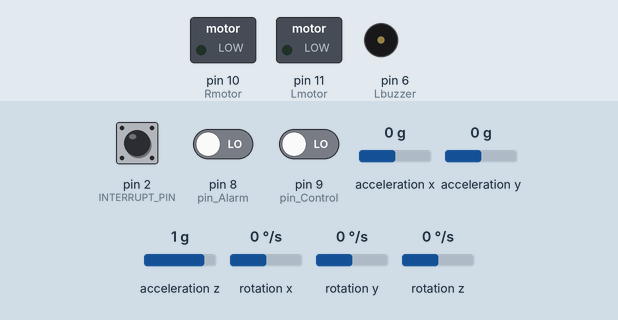
The sketch below on a simulated Arduino Uno, built with avr-gcc and run on an emulated ATmega328P. Shown: switched loads named in the sketch (green lamp = pin HIGH), buzzer (waves = sounding). Inputs (shaded band) come from the test bench; at power-on: pin 9 (pin_Control) LOW, pin 2 (INTERRUPT_PIN) LOW, pin 8 (pin_Alarm) LOW, acceleration x 0 g, acceleration y 0 g, acceleration z 1 g, rotation x 0 °/s, rotation y 0 °/s, rotation z 0 °/s. The sensor or clock chip raises its interrupt line as the real part does; what the sketch prints to the serial monitor is not drawn.

Above: at 1.7 s.
1.8 s: pin 9 (pin_Control) driven HIGH
At 2.4 s:
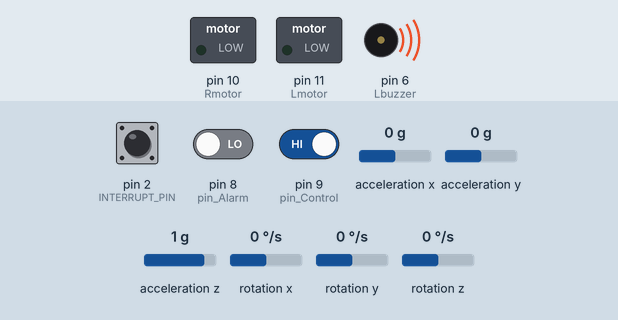
Timing chart, 0 to 10.8 s (numbered marks = the images above; inputs shaded):
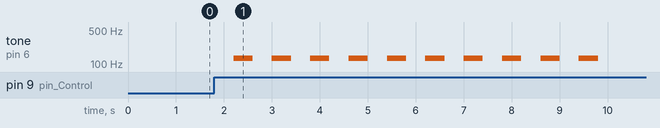

The sketch:

struct2.ino
```cpp
#include <LiquidCrystal_I2C.h>
#include <Wire.h>
#include "I2Cdev.h"

#include "MPU6050_6Axis_MotionApps20.h"

#if I2CDEV_IMPLEMENTATION == I2CDEV_ARDUINO_WIRE
    #include "Wire.h"
#endif

MPU6050 mpu;

#define OUTPUT_READABLE_YAWPITCHROLL
#define INTERRUPT_PIN 2  // use pin 2 on Arduino Uno & most boards

bool blinkState = false;


#define BUZZER_HERZ 131
#define PITCH_HERZ 500
#define YAW_HERZ 100
#define HEIGHT 500

bool dmpReady = false;  // set true if DMP init was successful
uint8_t mpuIntStatus;   // holds actual interrupt status byte from MPU
uint8_t devStatus;      // return status after each device operation (0 = success, !0 = error)
uint16_t packetSize;    // expected DMP packet size (default is 42 bytes)
uint16_t fifoCount;     // count of all bytes currently in FIFO
uint8_t fifoBuffer[64]; // FIFO storage buffer

Quaternion q;           // [w, x, y, z]         quaternion container
VectorInt16 aa;         // [x, y, z]            accel sensor measurements
VectorInt16 aaReal;     // [x, y, z]            gravity-free accel sensor measurements
VectorInt16 aaWorld;    // [x, y, z]            world-frame accel sensor measurements
VectorFloat gravity;    // [x, y, z]            gravity vector

float ypr[3];           // [yaw, pitch, roll]   yaw/pitch/roll container and gravity vector

uint8_t teapotPacket[14] = { '$', 0x02, 0,0, 0,0, 0,0, 0,0, 0x00, 0x00, '\r', '\n' };

volatile bool mpuInterrupt = false;     // indicates whether MPU interrupt pin has gone high
void dmpDataReady() {
    mpuInterrupt = true;
}

  float start_yaw=0.0, start_pitch = 0.0;
  float can = 20.0;

  float yaw=0;
  static int wrong_count_yaw=0;
  static int count_yaw = 0;
  static int left_count_yaw=0;
  static int right_count_yaw=0;
  float avg_left_yaw=0.0;
  float avg_right_yaw=0.0;
  int ring_yaw=0;

  float pitch=0;
  static int wrong_count_pitch=0;
  static int count_pitch = 0;
  static int left_count_pitch=0;
  static int right_count_pitch=0;
  float avg_left_pitch=0.0;
  float avg_right_pitch=0.0;
  int ring_pitch=0;

int pin_Alarm = 8;
int pin_Control = 9;
int sound_Vibration = 0;
int control_Count = 0;
int measure_Count = 0;
unsigned long curtime = 0;
unsigned long pretime = 0;
int Rbuzzer = 5;
int Lbuzzer = 6;
int Rmotor = 10;
int Lmotor = 11;

LiquidCrystal_I2C lcd(0x3F, 16, 2);

void setup() {
      // join I2C bus (I2Cdev library doesn't do this automatically)
    #if I2CDEV_IMPLEMENTATION == I2CDEV_ARDUINO_WIRE
        Wire.begin();
        Wire.setClock(400000); // 400kHz I2C clock. Comment this line if having compilation difficulties
    #elif I2CDEV_IMPLEMENTATION == I2CDEV_BUILTIN_FASTWIRE
        Fastwire::setup(400, true);
    #endif

    Serial.begin(115200);
    while (!Serial); // wait for Leonardo enumeration, others continue immediately

    mpu.initialize();
    pinMode(INTERRUPT_PIN, INPUT);

// button control

    devStatus = mpu.dmpInitialize();

    mpu.setXGyroOffset(220);
    mpu.setYGyroOffset(76);
    mpu.setZGyroOffset(-85);
    mpu.setZAccelOffset(1788); // 1688 factory default for my test chip

    // make sure it worked (returns 0 if so)
    if (devStatus == 0) {
        // Calibration Time: generate offsets and calibrate our MPU6050
        mpu.CalibrateAccel(6);
        mpu.CalibrateGyro(6);
        mpu.PrintActiveOffsets();
        // turn on the DMP, now that it's ready

        mpu.setDMPEnabled(true);
        attachInterrupt(digitalPinToInterrupt(INTERRUPT_PIN), dmpDataReady, RISING);
        mpuIntStatus = mpu.getIntStatus();

        // set our DMP Ready flag so the main loop() function knows it's okay to use it
        Serial.println(F("DMP ready! Waiting for first interrupt..."));
        dmpReady = true;

        // get expected DMP packet size for later comparison
        packetSize = mpu.dmpGetFIFOPacketSize();
    } else {
        // ERROR!
        // 1 = initial memory load failed
        // 2 = DMP configuration updates failed
        // (if it's going to break, usually the code will be 1)
        Serial.print(F("DMP Initialization failed (code "));
        Serial.print(devStatus);
        Serial.println(F(")"));
    }

  pinMode(pin_Alarm, INPUT);
  pinMode(pin_Control, INPUT);
  pinMode(Rbuzzer, OUTPUT);
  pinMode(Lbuzzer, OUTPUT);
  pinMode(Rmotor, OUTPUT);
  pinMode(Lmotor, OUTPUT);
}

void loop() {

  if(digitalRead(pin_Alarm)==1)
  {
    sound_Vibration++;
    delay(400);
  }
  if(digitalRead(pin_Control)==1)
  {
    control_Count++;
    delay(400);
  }

  if(control_Count % 3 == 1)
  {
    if(measure_Count == 0)
    {
      for(int i=0; i<10; i++)
      {
        tone(Rbuzzer, BUZZER_HERZ);
        tone(Lbuzzer, BUZZER_HERZ);
        delay(400);
        noTone(Rbuzzer);
        noTone(Lbuzzer);
        delay(400);
      }
      if (!dmpReady) return;
      if (mpu.dmpGetCurrentFIFOPacket(fifoBuffer)) { // Get the Latest packet
        #ifdef OUTPUT_READABLE_YAWPITCHROLL
            // display Euler angles in degrees
            mpu.dmpGetQuaternion(&q, fifoBuffer);
            mpu.dmpGetGravity(&gravity, &q);
            mpu.dmpGetYawPitchRoll(ypr, &q, &gravity);
        #endif
    }
      start_yaw=ypr[0]* 180/M_PI;
      start_pitch=ypr[1]* 180/M_PI;
    }
    measure_Count=1;


 if (!dmpReady) return;
 if (mpu.dmpGetCurrentFIFOPacket(fifoBuffer)) { // Get the Latest packet
        #ifdef OUTPUT_READABLE_YAWPITCHROLL
            // display Euler angles in degrees
            mpu.dmpGetQuaternion(&q, fifoBuffer);
            mpu.dmpGetGravity(&gravity, &q);
            mpu.dmpGetYawPitchRoll(ypr, &q, &gravity);
        #endif
    }
//yaw(수평기울기) 측정

yaw = ypr[0]* 180/M_PI;
  if(yaw<start_yaw){
    left_count_yaw++;

    avg_left_yaw+=(yaw-avg_left_yaw)/float(left_count_yaw);

    if (yaw < start_yaw - can) { // 왼쪽
              wrong_count_yaw ++;

              if (wrong_count_yaw > 5) {
                ring_yaw = 1;
                wrong_count_yaw = 0;

              }
            }
             else{
              ring_yaw=0;
            }
  }

  else{
    right_count_yaw++;

    avg_right_yaw+=(yaw-avg_right_yaw)/float(right_count_yaw);

    if (yaw > start_yaw + can) { // 오른쪽
              wrong_count_yaw ++;

              if (wrong_count_yaw > 5) {
                ring_yaw = 1;
                wrong_count_yaw = 0;
              }
            }
             else{
              ring_yaw=0;
            }

  }


//pitch(수직기울기) 측정
  pitch = ypr[1]* 180/M_PI;
  if(pitch<start_pitch){
    left_count_pitch++;

    avg_left_pitch+=(pitch-avg_left_pitch)/float(left_count_pitch);

    if (pitch < start_pitch - can) { // 왼쪽
              wrong_count_pitch ++;

              if (wrong_count_pitch > 5) {
                ring_pitch = 1;
                wrong_count_pitch = 0;

              }
            }
            else{
              ring_pitch=0;
            }

  }

  else{
    right_count_pitch++;

    avg_right_pitch+=(pitch-avg_right_pitch)/float(right_count_pitch);

    if (pitch > start_pitch + can) { // 오른쪽
              wrong_count_pitch ++;

              if (wrong_count_pitch > 5) {
                ring_pitch = 1;
                wrong_count_pitch = 0;
              }
            }
             else{
              ring_pitch=0;
            }

  }
  Serial.println(start_pitch);
  Serial.println(pitch);
  Serial.println(ring_pitch);


    if(ring_pitch == 1)
    {

      switch(sound_Vibration % 4){
        case 1:
          if(pitch >= start_pitch)
          {

            tone(Rbuzzer, PITCH_HERZ);

          }
          else if(pitch < start_pitch)
          {
            tone(Lbuzzer, PITCH_HERZ);

          }
          break;

        case 2:
          if(pitch >= start_pitch)
          {
            digitalWrite(Rmotor, HIGH);
            tone(Rbuzzer, PITCH_HERZ);

          }
          else if(pitch < start_pitch)
          {
            digitalWrite(Lmotor, HIGH);
            tone(Lbuzzer, PITCH_HERZ);

          }
          break;

        case 3:
          if(pitch >= start_pitch)
          {
            digitalWrite(Rmotor, HIGH);

          }
          else if(pitch < start_pitch)
          {
            digitalWrite(Lmotor, HIGH);

          }
          break;
      }
    }


    else if(ring_yaw == 1)
    {
      switch(sound_Vibration % 4){
        case 1:
          if(yaw >= start_yaw)
          {
            tone(Rbuzzer, YAW_HERZ);
          }
          else if(yaw < start_yaw)
          {
            tone(Lbuzzer, YAW_HERZ);

          }
          break;

        case 2:
          if(yaw >= start_yaw)
          {
            tone(Rbuzzer, YAW_HERZ);
            digitalWrite(Rmotor, HIGH);

          }
          else if(yaw < start_yaw)
          {
            tone(Lbuzzer, YAW_HERZ);
            digitalWrite(Lmotor, HIGH);

          }
          break;

        case 3:
          if(yaw >= start_yaw)
          {
            digitalWrite(Rmotor, HIGH);

          }
          else if(yaw < start_yaw)
          {
            digitalWrite(Lmotor, HIGH);

          }
          break;
        default :
          break;
      }

    }

    else
    {
      noTone(Rbuzzer);
      noTone(Lbuzzer);
      digitalWrite(Rmotor, LOW);
      digitalWrite(Lmotor, LOW);
    }
  }
  else if(control_Count % 3 == 2)
  {
    noTone(Rbuzzer);
    noTone(Lbuzzer);
    digitalWrite(Rmotor, LOW);
    digitalWrite(Lmotor, LOW);
    measure_Count=0;
  }
}
```

Measured:
- after the input at 1.8 s, tone on pin 6 (Lbuzzer): alternates 131 Hz for 0.40 s and silent for 0.40 s, 20 changes in all, then stays silent, starting after 0.40 s
